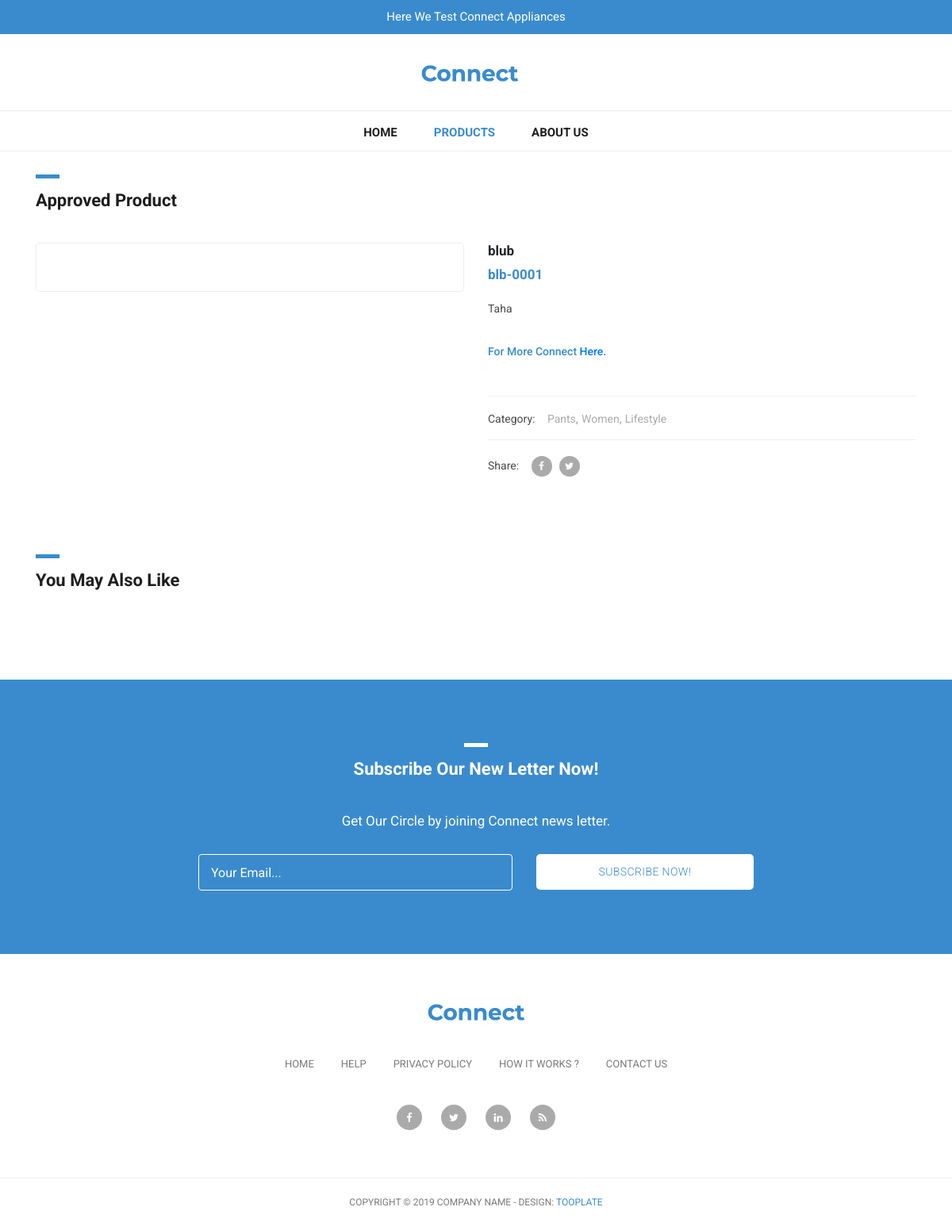
The app's page /Connect/single-product.php?pid=6 with its own data.
### tables this page shows
CREATE TABLE `tb_prd` (
  `p_id` int(11) NOT NULL,
  `p_name` varchar(150) NOT NULL,
  `p_manufacture` date NOT NULL,
  `p_description` varchar(300) NOT NULL,
  `p_img` varchar(300) NOT NULL,
  `p_sku` varchar(150) NOT NULL
);

### Connect/single-product.php (the view, shortened to what this page needs)
<?PHP
include 'dbconfig.php';
if (isset($_GET['pid'])) {
     $id= $_GET['pid'];
     $sql_edit = "select * from tb_prd where tb_prd.p_id=".$id;
 $result = mysqli_query($con, $sql_edit);
if (mysqli_num_rows($result) === 1) {
    $row = mysqli_fetch_assoc($result);
?>
<!DOCTYPE html>
<html lang="en">
  <head>
    <link href="vendor/bootstrap/css/bootstrap.min.css" rel="stylesheet">
    <link rel="stylesheet" href="assets/css/fontawesome.css">
    <link rel="stylesheet" href="assets/css/tooplate-main.css">
    <link rel="stylesheet" href="assets/css/owl.css">
    <link rel="stylesheet" href="assets/css/flex-slider.css">
  </head>
  <body>
    <div id="pre-header">
      <div class="container">
        <div class="row">
          <div class="col-md-12">
            <span>Here We Test Connect Appliances</span>
          </div>
        </div>
      </div>
    </div>
    <nav class="navbar navbar-expand-lg navbar-dark bg-dark static-top">
      <div class="container">
        <a class="navbar-brand" href="#"><img src="assets/images/header-logo.png" alt=""></a>
        <div class="collapse navbar-collapse" id="navbarResponsive">
          <ul class="navbar-nav ml-auto">
            <li class="nav-item">
              <a class="nav-link" href="index.php">Home</a>
            </li>
            <li class="nav-item active">
              <a class="nav-link" href="products.php">Products
              </a>
            </li>
            <li class="nav-item">
              <a class="nav-link" href="about.php">About Us</a>
            </li>
          </ul>
        </div>
      </div>
    </nav>
    <div class="single-product">
      <div class="container">
        <div class="row">
          <div class="col-md-12">
            <div class="section-heading">
              <div class="line-dec"></div>
              <h1>Approved Product</h1>
            </div>
          </div>
          <div class="col-md-6">
            <div class="product-slider">
            </div>
          </div>
          <div class="col-md-6">
            <div class="right-content">
              <h4><?php echo $row['p_name'];?></h4>
              <h6><?php echo $row['p_sku'];?></h6>
              <p><?php echo $row['p_description'];?></p>
              <span>For More Connect <a href="mailto:taahaa.raafi@gmail.com">Here.</a></span>
              <div class="down-content">
                <div class="categories">
                  <h6>Category: <span><a href="#">Pants</a>,<a href="#">Women</a>,<a href="#">Lifestyle</a></span></h6>
                </div>
                <div class="share">
                  <h6>Share: <span><a href="https://www.facebook.com/" target="_blank"><i class="fa fa-facebook"></i></a><a href="https://www.twitter.com/" target="_blank"><i class="fa fa-twitter"></i></a></span></h6>
                </div>
              </div>
            </div>
          </div>
        </div>
      </div>
    </div>
    <div class="featured-items">
      <div class="container">
        <div class="row">
          <div class="col-md-12">
            <div class="section-heading">
              <div class="line-dec"></div>
              <h1>You May Also Like</h1>
            </div>
          </div>
          <div class="col-md-12">
          </div>
        </div>
      </div>
    </div>
    <?php
include 'subscribe.php'; ?>
    <div class="footer">
      <div class="container">
        <div class="row">
          <div class="col-md-12">
            <div class="logo">
              <img src="assets/images/header-logo.png" alt="">
            </div>
          </div>
          <div class="col-md-12">
            <div class="footer-menu">
              <ul>
                <li><a href="#">Home</a></li>
                <li><a href="#">Help</a></li>
                <li><a href="#">Privacy Policy</a></li>
                <li><a href="#">How It Works ?</a></li>
                <li><a href="#">Contact Us</a></li>
              </ul>
            </div>
          </div>
          <div class="col-md-12">
            <div class="social-icons">
              <ul>
                <li><a href="#"><i class="fa fa-facebook"></i></a></li>
                <li><a href="#"><i class="fa fa-twitter"></i></a></li>
                <li><a href="#"><i class="fa fa-linkedin"></i></a></li>
                <li><a href="#"><i class="fa fa-rss"></i></a></li>
              </ul>
            </div>
          </div>
        </div>
      </div>
    </div>
    <div class="sub-footer">
      <div class="container">
        <div class="row">
          <div class="col-md-12">
            <div class="copyright-text">
              <p>Copyright &copy; 2019 Company Name
                - Design: <a rel="nofollow" href="https://www.facebook.com/tooplate">Tooplate</a></p>
            </div>
          </div>
        </div>
      </div>
    </div>
  </body>
</html>
<?php
}
else{
    header("Location: index.php?error=Incorect User Id");
}
}
?>

### Connect/assets/css/tooplate-main.css (style rules this page uses)
body { font-family: 'Roboto', sans-serif; transition: all 0.5s; }
p { margin-bottom: 0px; font-size: 14px; color: #4a4a4a; line-height: 24px; }
a { text-decoration: none!important; }
.copyright-text { text-transform: uppercase; }
.section-heading { margin-top: 80px; margin-bottom: 40px; }
.section-heading .line-dec { width: 30px; height: 5px; background-color: #3a8bcd; }
.section-heading h1 { font-size: 22px; font-weight: 700; color: #1e1e1e; margin-top: 15px; }
#pre-header { background-color: #3a8bcd; text-align: center; }
#pre-header span { color: #fff; font-size: 15px; padding: 10px 0px; display: inline-block; }
.navbar .navbar-brand { text-align: center; width: 100%; position: relative; padding: 25px 0px; }
.bg-dark { background-color: #fff!important; border-bottom: 1px solid #eee; }
#navbarResponsive { z-index: 999; position: absolute; left: 50%; top: 105px; transform: translateX(-50%); }
.navbar-dark .navbar-nav .nav-item { margin: 0px 15px; }
.navbar-dark .navbar-nav .nav-link { text-transform: uppercase; font-size: 15px; font-weight: 700; color: #1e1e1e; transition: all 0.5s; }
.navbar-dark .navbar-nav .nav-link:hover, .navbar-dark .navbar-nav .active>.nav-link, .navbar-dark .navbar-nav .nav-link.active, .navbar-dark .navbar-nav .nav-link.show, .navbar-dark .navbar-nav .show>.nav-link { color: #3a8bcd; }
.navbar:after { width: 100%; height: 1px; background-color: #eee; content: ''; position: absolute; left: 0; bottom: -52px; }
.featured-items { margin-bottom: 70px; }
.footer { text-align: center; }
.footer ul { padding: 0px; margin: 0px; }
.footer ul li { list-style: none; display: inline-block; }
.footer .logo img { max-width: 100%; margin-top: 60px; margin-bottom: 40px; }
.footer .footer-menu { margin-bottom: 40px; }
.footer .footer-menu ul li { margin: 0px 15px; }
.footer .footer-menu a { font-size: 13px; color: #7a7a7a; text-transform: uppercase; transition: all 0.5s; }
.footer .social-icons { margin-bottom: 60px; }
.footer .social-icons ul li { margin: 0px 10px; }
.footer .social-icons a { width: 32px; height: 32px; color: #fff; background-color: #aaa; text-align: center; display: inline-block; line-height: 33px; border-radius: 50%; font-size: 13px; transition: all 0.5s; }
.sub-footer { border-top: 1px solid #eee; text-align: center; }
.sub-footer p { font-size: 12px; color: #7a7a7a; line-height: 60px; }
.sub-footer a { color: #3a8bcd; text-decoration: none; }
.single-product .product-slider { padding: 20px; border: 1px solid #eee!important; border-radius: 5px; }
.single-product .right-content h4 { font-size: 17px; font-weight: 700; margin-top: 0px; }
.single-product .right-content h6 { color: #3a8bcd; font-size: 17px; font-weight: 700; margin-top: 10px; }
.single-product .right-content p { margin-top: 20px; margin-bottom: 30px; }
.single-product .right-content span { font-size: 14px; color: #3a8bcd; font-weight: 500; display: inline-block; margin-bottom: 15px; }
.single-product .right-content .down-content span { margin-bottom: 0px; display: inline-block; margin-left: 8px; color: #aaa; }
.single-product .right-content .down-content span a { color: #aaa; font-weight: 400; margin-left: 4px; transition: all 0.5s; }
.single-product .right-content .down-content span a i { transition: all 0.5s; background-color: #aaa; width: 26px; height: 26px; display: inline-block; text-align: center; line-height: 26px; border-radius: 50%; color: #fff; font-size: 12px; margin-right: 5px; }
.single-product .right-content .down-content .categories { border-top: 1px solid #eee; margin-top: 30px; padding: 10px 0px; }
.single-product .right-content .down-content .share { border-top: 1px solid #eee; padding: 10px 0px; }
.single-product .right-content .down-content h6 { font-size: 14px; color: #4a4a4a; font-weight: 400; }

### records on screen
tb_prd: p_name "blub", p_sku "blb-0001", p_description "Taha"
